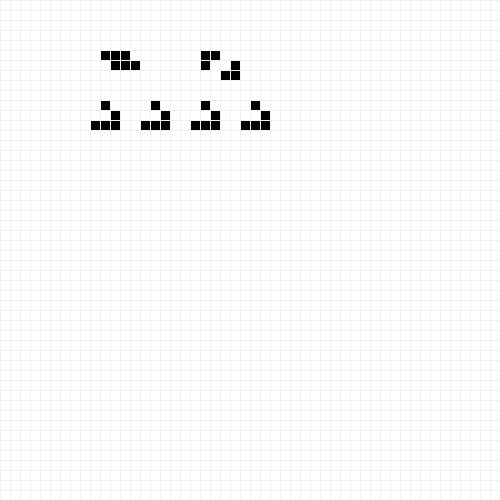
Frame 1 (no input)
Frame 60 (the mouse pressed at the canvas centre just before this capture): identical to frame 1, image omitted
Frame 120 (the mouse held since frame 60 and released just before this capture): identical to frame 1, image omitted

The Processing sketch that drew this single still picture (run headless with seeded random() and noise(); from frame 60 on, the mouse is pressed at the canvas centre):

// Processing sketch: game_of_life
// ── game_of_life.pde
int cell_size = 10;
ArrayList<Cell> cells = new ArrayList();
ArrayList<Position> initial_cells = new ArrayList();

void setup() {
  size(500, 500);
  //noStroke();
  background(255);
  stroke(240);
  fill(0);
  loop();
  init_positions();
  fill_of_cells();
  init_cell_neighbors();
}

void init_positions() {
  // Toad
  generate_toad_pattern(10, 5);
  
  // Aircraft carrier
  generate_aircraft_carrier_pattern(20, 5);
  
  // Glider(s)
  generate_glider_pattern(10, 10);
  generate_glider_pattern(15, 10);
  generate_glider_pattern(20, 10);
  generate_glider_pattern(25, 10);
}

void fill_of_cells() {
  for (int x = 0; x < width / cell_size; x++) {
    for (int y = 0; y < height / cell_size; y++) {
      Cell cell = new Cell(x, y, cell_size);
      initial_cells.forEach((pos) -> {
        if (pos.equals(cell.pos)) {
          cell.next_state = CellState.ALIVE;
        };
      }
      );
      cells.add(cell);
      cell.apply_state();
    }
  }
}

void draw() {
}

void keyPressed() {
  if (key == CODED && keyCode == RIGHT) {
    update();
  }
}

void update() {
  cells.forEach(cell -> cell.update(false));
  cells.forEach(cell -> cell.apply_state());
}

void init_cell_neighbors() {
  cells.forEach(cell -> {
    cell.neighbors = get_neighbors(cell);
  }
  );
}

ArrayList<Cell> get_neighbors(Cell cell) {
  ArrayList<Cell> neighbors = new ArrayList();

  ArrayList<Position> neighbor_positions = get_neighbor_positions(cell.pos);
  cells.forEach(c -> {
    if (neighbor_positions.contains(c.pos)) {
      neighbors.add(c);
    }
  }
  );

  return neighbors;
}

ArrayList<Position> get_neighbor_positions(Position position) {
  ArrayList<Position> neighbor_positions = new ArrayList();

  neighbor_positions.add(position.add(-1, -1));
  neighbor_positions.add(position.add(0, -1));
  neighbor_positions.add(position.add(1, -1));
  neighbor_positions.add(position.add(-1, 0));
  neighbor_positions.add(position.add(1, 0));
  neighbor_positions.add(position.add(-1, 1));
  neighbor_positions.add(position.add(0, 1));
  neighbor_positions.add(position.add(1, 1));

  return neighbor_positions;
}

// ── cell.pde
public class Cell {
  Position pos;
  CellState state;
  CellState next_state;
  ArrayList<Cell> neighbors;
  int size;

  Cell(int x_pos, int y_pos, int size) {
    this.pos = new Position(x_pos, y_pos);
    this.size = size;
    this.state = CellState.DEAD;
    this.next_state = this.state;
  }

  void update(boolean debug_mode) {
    ArrayList<Cell> alive_neighbors = (ArrayList) neighbors.clone();
    alive_neighbors.removeIf(cell -> cell.state == CellState.DEAD);
    
    if (this.state == CellState.ALIVE) {
      if (alive_neighbors.size() < 2 || alive_neighbors.size() > 3) this.next_state = CellState.DEAD;
      else this.next_state = CellState.ALIVE;
    } else if (alive_neighbors.size() == 3) {
      this.next_state = CellState.ALIVE;
    }

    if (debug_mode && this.state != this.next_state) println(this + " -> " + this.next_state);
  }

  void apply_state() {
    this.state = this.next_state;
    color cell_color;

    if (this.state == CellState.ALIVE) cell_color = color(0);
    else cell_color = color(255);

    fill(cell_color);

    rect(this.pos.x * this.size, this.pos.y * this.size, this.size, this.size);
  }

  String toString() {
    return "Cell at " + this.pos + " - state : " + this.state;
  }
}

class Position {
  int x;
  int y;

  Position (int x, int y) {
    this.x = x;
    this.y = y;
  }

  String toString() {
    return this.x + ", " + this.y;
  }

  @Override
    public boolean equals(Object o) {
    if (o == null) return false;
    if (o == this) return true;
    return this.x == ((Position)o).x && this.y == ((Position)o).y;
  }

  Position clone() {
    return new Position(this.x, this.y);
  }

  Position add(int x, int y) {
    return new Position(this.x + x, this.y + y);
  }
}

public enum CellState {
  DEAD,
    ALIVE
}

// ── patterns.pde
void generate_toad_pattern(int x, int y) {
  initial_cells.add(new Position(x    , y    ));
  initial_cells.add(new Position(x + 1, y    ));
  initial_cells.add(new Position(x + 2, y    ));
  initial_cells.add(new Position(x + 1, y + 1));
  initial_cells.add(new Position(x + 2, y + 1));
  initial_cells.add(new Position(x + 3, y + 1));
}

void generate_block_pattern(int x, int y) {
  initial_cells.add(new Position(x    , y    ));
  initial_cells.add(new Position(x + 1, y    ));
  initial_cells.add(new Position(x    , y + 1));
  initial_cells.add(new Position(x + 1, y + 1));
}

void generate_aircraft_carrier_pattern(int x, int y) {
  initial_cells.add(new Position(x    , y    ));
  initial_cells.add(new Position(x + 1, y    ));
  initial_cells.add(new Position(x    , y + 1));
  initial_cells.add(new Position(x + 2, y + 2));
  initial_cells.add(new Position(x + 3, y + 2));
  initial_cells.add(new Position(x + 3, y + 1));
}

void generate_glider_pattern(int x, int y) {
  initial_cells.add(new Position(x    , y    ));
  initial_cells.add(new Position(x + 1, y + 1));
  initial_cells.add(new Position(x + 1, y + 2));
  initial_cells.add(new Position(x    , y + 2));
  initial_cells.add(new Position(x - 1, y + 2));

}
